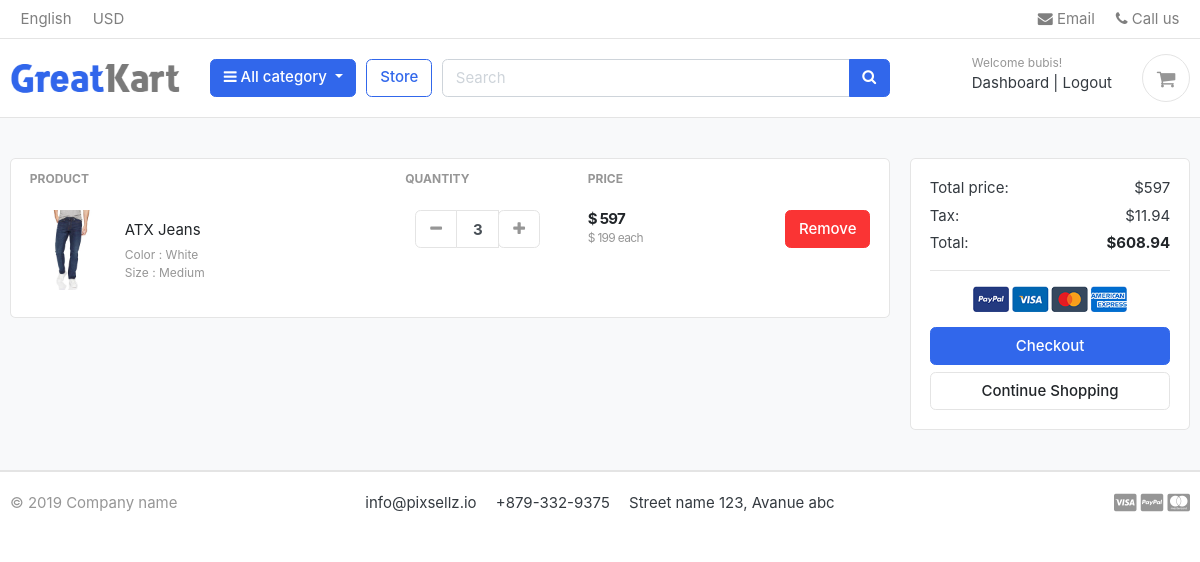
The app's page /cart/ (signed in), older data.
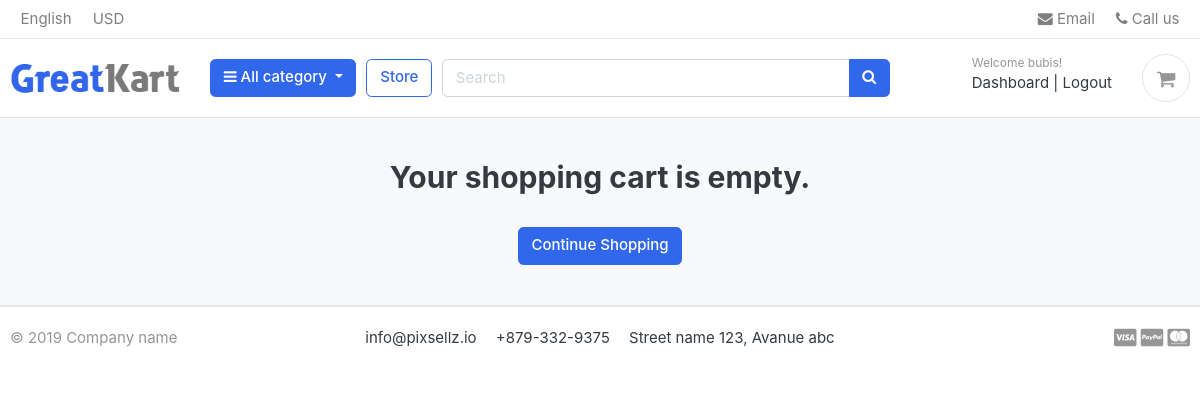
The same page, newer data.
### carts/models.py (models this page shows, shortened)
class CartItem(models.Model):
    user = models.ForeignKey(Account, on_delete=models.CASCADE, null=True)
    product = models.ForeignKey(Product, on_delete=models.CASCADE)
    variations = models.ManyToManyField(Variation,blank=True)
    cart = models.ForeignKey(Cart, on_delete=models.CASCADE, null=True)
    quantity = models.IntegerField()
    is_active = models.BooleanField(default=True)
    def sub_total(self):
        return self.product.price * self.quantity

### store/models.py (models this page shows, shortened)
class Product(models.Model):
    product_name = models.CharField(max_length=200, unique=True)
    slug = models.SlugField(max_length=200, unique=True)
    description = models.TextField(max_length=500, blank=True)
    price = models.IntegerField()
    images = models.ImageField(upload_to='photos/products')
    stock = models.IntegerField()
    is_available = models.BooleanField(default=True)
    category = models.ForeignKey(Category, on_delete=models.CASCADE)
    created_date = models.DateTimeField(auto_now_add=True)
    modified_date = models.DateTimeField(auto_now=True)
    def get_url(self):
        return reverse('product_detail', args = [self.category.slug, self.slug])

class Variation(models.Model):
    product = models.ForeignKey(Product, on_delete= models.CASCADE)  # Cascade as if the product is deleted, the variations of the product are also deleted.
    variation_category = models.CharField(max_length=100, choices=variation_category_choice)
    variation_value = models.CharField(max_length=100)
    is_active = models.BooleanField(default=True)
    created_at = models.DateTimeField(auto_now=True)
    objects = VariationManager()

### carts/views.py (the view)
# urls.py: path('', views.cart, name='cart'),
def cart(request, total=0, quantity=0, cart_items=None):
    try:
        tax = 0
        grand_total = 0
        if request.user.is_authenticated:
            cart_items = CartItem.objects.filter(user=request.user, is_active=True)
        else:
            cart = Cart.objects.get(cart_id=_cart_id(request))
            cart_items = CartItem.objects.filter(cart=cart,is_active=True)
        for cart_item in cart_items:
            total += (cart_item.product.price * cart_item.quantity)
            quantity += cart_item.quantity
        tax = (2 * total)/100
        grand_total = total + tax
    except ObjectDoesNotExist:
        pass # Just ignore
    context = {
        'total': total, 'quantity': quantity, 'cart_items': cart_items, 'tax': tax, 'grand_total': grand_total,
    }
    return render(request, 'store/cart.html', context)

### templates/store/cart.html (shortened to what this page needs)
{% extends 'base.html' %}
{% load static %}
{% block content %}
<section class="section-content padding-y bg">
<div class="container">
{% if not cart_items %}
	<h2 class="text-center">Your shopping cart is empty.</h2>
	<br>
	<div class='text-center'>
		<a href="{% url 'store' %}" class="btn btn-primary">Continue Shopping</a>
	</div>
{% else %}
<div class="row">
	<aside class="col-lg-9">
<div class="card">
<table class="table table-borderless table-shopping-cart">
<thead class="text-muted">
<tr class="small text-uppercase">
  <th scope="col">Product</th>
  <th scope="col" width="120">Quantity</th>
  <th scope="col" width="120">Price</th>
  <th scope="col" class="text-right" width="200"> </th>
</tr>
</thead>
<tbody>
{% for cart_item in cart_items %}
<tr>
	<td>
		<figure class="itemside align-items-center">
			<div class="aside"><img src="{{ cart_item.product.images.url }}" class="img-sm"></div>
			<figcaption class="info">
				<a href="{{ cart_item.product.get_url }}" class="title text-dark">{{ cart_item.product.product_name }}</a>
				<p class="text-muted small">
					{% if cart_item.variations.all %}
						{% for item in cart_item.variations.all %}
							{{ item.variation_category | capfirst }} : {{ item.variation_value | capfirst }} <br>
						{% endfor %}
					{% endif %}
				</p>
			</figcaption>
		</figure>
	</td>
	<td>
					<div class="col">
						<div class="input-group input-spinner">
							<div class="input-group-prepend">
							<a href="{% url 'remove_cart' cart_item.product.id cart_item.id %}" class="btn btn-light" type="button" id="button-plus"> <i class="fa fa-minus"></i> </a>
							</div>
							<input type="text" class="form-control"  value="{{ cart_item.quantity }}">
							<div class="input-group-append">
								<form action="{% url 'add_cart' cart_item.product.id %}" method="POST">
									<button class="btn btn-light" type="submit" id="button-minus"> <i class="fa fa-plus"></i> </button>
								</form>
							</div>
						</div>
					</div>
	</td>
	<td>
		<div class="price-wrap">
			<var class="price">$ {{ cart_item.sub_total }} </var>
			<small class="text-muted"> $ {{ cart_item.product.price }} each </small>
		</div>
	</td>
	<td class="text-right">
	<a href="{% url 'remove_cart_item' cart_item.product.id cart_item.id %}" onclick="return confirm('Are you sure you want to delete this item?')" class="btn btn-danger"> Remove</a>
	</td>
</tr>
{% endfor %}
</tbody>
</table>
</div>
	</aside>
	<aside class="col-lg-3">
		<div class="card">
		<div class="card-body">
			<dl class="dlist-align">
			  <dt>Total price:</dt>
			  <dd class="text-right">${{ total }}</dd>
			</dl>
			<dl class="dlist-align">
			  <dt>Tax:</dt>
			  <dd class="text-right"> ${{ tax }}</dd>
			</dl>
			<dl class="dlist-align">
			  <dt>Total:</dt>
			  <dd class="text-right text-dark b"><strong>${{ grand_total }}</strong></dd>
			</dl>
			<hr>
			<p class="text-center mb-3">
				<img src="{% static './images/misc/payments.png' %}" height="26">
			</p>
			<a href="{% url 'checkout' %}" class="btn btn-primary btn-block"> Checkout </a>
			<a href="{% url 'store' %}" class="btn btn-light btn-block">Continue Shopping</a>
		</div>
		</div>
</aside>
</div>
{% endif %}
</div>
</section>
{% endblock %}

Row changes from the older to the newer data that the page shows:
removed CartItem: product.images (picture), product.product_name "ATX Jeans", quantity "3", sub_total "597", product.price "199"
no longer on this page (row unchanged): Variation: variation_category "Color", variation_value "White"
no longer on this page (row unchanged): Variation: variation_category "Size", variation_value "Medium"
Text that changed along with them:
{{ total }}: "597" → (not shown)
{{ tax }}: "11.94" → (not shown)
{{ grand_total }}: "608.94" → (not shown)
text no longer shown: "PRODUCT QUANTITY PRICE Total price: $ Tax: $ Total: $ Checkout"
text now shown: "Your shopping cart is empty."
